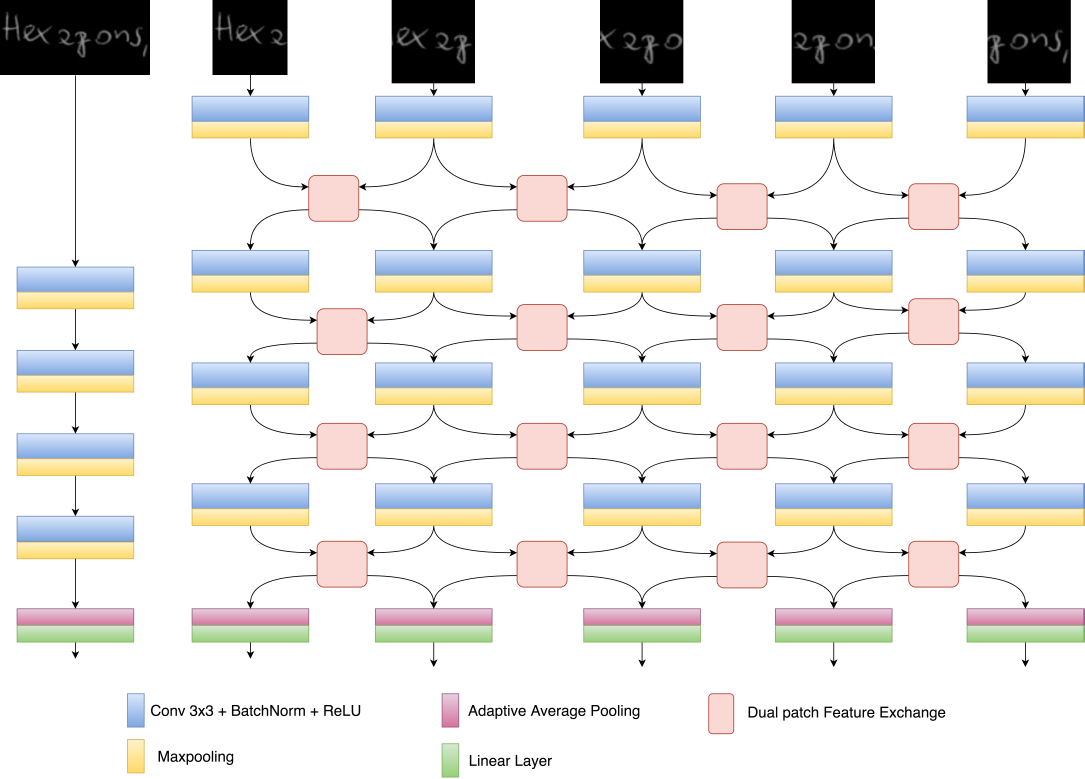
#> input picture Patch_D.png, 6505 x 4670 px, given in place of 41.jpg, which was not available (shown at 1/6 size); the run also reads 1 picture not shown here
$ jupyter execute --allow-errors 'siamese(1).ipynb'   (text cells are left out)
#> lines starting #> are read from the running program, lines starting #| are printed output that depends on the picture; pictures that were not available may be replaced by others from this repository, and a replacement may not be noted
[cell 1]
import itertools
import random
from collections import defaultdict
import os
import pandas as pd
import matplotlib.pyplot as plt
import numpy as np

[cell 2]
from google.colab import drive
drive.mount('/content/drive')

[cell 3]
data_path = '/content/drive/MyDrive/6390HCI/data'

# List all writers' directories
writers = [w for w in os.listdir(data_path) if os.path.isdir(os.path.join(data_path, w)) and not w.startswith('.')]

print(writers)

[cell 4]
writers_in_data = os.listdir(data_path)
writer_sample_files_in_data = {writer: os.listdir(os.path.join(data_path, writer))[:5] for writer in writers_in_data}

writers_in_data, writer_sample_files_in_data

[cell 5]
import matplotlib.pyplot as plt
import cv2

# Function to load and display a sample image from each writer
def display_sample_images(writers, writer_sample_files, data_path, num_samples=2):
    fig, axes = plt.subplots(len(writers), num_samples, figsize=(10, 10))
    fig.subplots_adjust(hspace=0.5, wspace=0.2)

    for i, writer in enumerate(writers):
        for j, file in enumerate(writer_sample_files[writer][:num_samples]):
            img_path = os.path.join(data_path, writer, file)
            img = cv2.imread(img_path)
            img = cv2.cvtColor(img, cv2.COLOR_BGR2RGB)  # Convert from BGR to RGB
            axes[i, j].imshow(img)
            axes[i, j].axis('off')
            if j == 0:
                axes[i, j].set_title(writer)

    plt.show()

# Displaying sample images
#> (the rest of this cell did not finish here and is left out)

[cell 6]
# Function to enhance contrast using Adaptive Histogram Equalization (AHE)
# [15 lines left out: function enhance_contrast_LAB, not called in this run]

# Function to enhance contrast using Adaptive Histogram Equalization (AHE)
def enhance_contrast_RGB(image, clip_limit=2.0, tile_grid_size=(8, 8)):
    # Convert to YUV color space
    img_yuv = cv2.cvtColor(image, cv2.COLOR_RGB2YUV)

    # Apply AHE to the Y channel
    clahe = cv2.createCLAHE(clipLimit=clip_limit, tileGridSize=tile_grid_size)
    img_yuv[:,:,0] = clahe.apply(img_yuv[:,:,0])

    # Convert back to RGB
    img_output = cv2.cvtColor(img_yuv, cv2.COLOR_YUV2RGB)
    return img_output

# Function to apply histogram equalization
# [19 lines left out: functions equalize_histogram, sharpening, not called in this run]

# Function to normalize image
def normalize_image(image):
    return image / 255.0

[cell 7]
# Display original, contrast-enhanced, and normalized images
def display_preprocessed_images(image_path, clip_limit=2.0, tile_grid_size=(8, 8)):
    # Load image
    img = cv2.imread(image_path)
    img_rgb = cv2.cvtColor(img, cv2.COLOR_BGR2RGB)

    # Enhance contrast
    img_contrast_enhanced = enhance_contrast_RGB(img_rgb, clip_limit, tile_grid_size)

    # Normalize
    img_normalized = normalize_image(img_contrast_enhanced)

    # Display
    fig, axes = plt.subplots(1, 3, figsize=(15, 5))
    axes[0].imshow(img_rgb)
    axes[0].set_title('Original Image')
    axes[1].imshow(img_contrast_enhanced)
    axes[1].set_title('Contrast Enhanced')
    axes[2].imshow(img_normalized)
    axes[2].set_title('Normalized')

    for ax in axes:
        ax.axis('off')

    plt.show()

# Sample paths for different writers
sample_image_paths = [
    os.path.join(data_path, 'Monica', '0.jpg'),
    os.path.join(data_path, 'yongsong', 'yongsong_5_26.jpg'),
    os.path.join(data_path, 'MOH', '60.jpg'),
    os.path.join(data_path, 'D', 'D_5_11.jpg'),
]

# Display preprocessed images for the sample paths
#> (the rest of this cell did not finish here and is left out)

[cell 8]
def resize_and_pad(image, size, pad_value='edge'):
    # Keeping the aspect ratio and padding
#> called with image = array of shape (4670, 6505, 3), size = 100, pad_value = 'edge'
    h, w, _ = image.shape
#> h = 4670; w = 6505
    if h > w:
        new_h, new_w = size, int(w * size / h)
    else:
        new_h, new_w = int(h * size / w), size
#> new_h = 71; new_w = 100

    resized_image = cv2.resize(image, (new_w, new_h), interpolation=cv2.INTER_AREA)
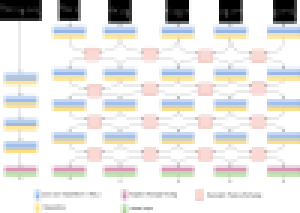
#> resized_image: shape (71, 100, 3) (shown 3 times larger); mean R, G, B 229.5, 228.3, 226.4

    # Padding
    if pad_value == 'edge':
        # Using edge values for padding
        pad_value = resized_image[0, 0].tolist()
#> pad_value = [0, 0, 0]

    padded_image = np.full((size, size, 3), pad_value, dtype=np.uint8)
#> padded_image: shape (100, 100, 3); every value is 0
    y_offset = (size - new_h) // 2
#> y_offset = 14
    x_offset = (size - new_w) // 2
#> x_offset = 0

    padded_image[y_offset:y_offset+new_h, x_offset:x_offset+new_w] = resized_image
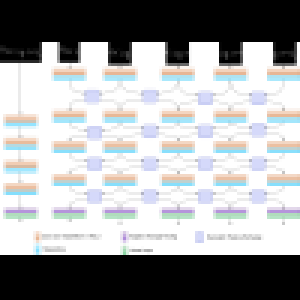
#> padded_image: shape (100, 100, 3) (shown 3 times larger); mean of channels 0, 1, 2 162.9, 162.1, 160.7; drawn as B, G, R

    return padded_image

[cell 9]
# Sample image paths
sample_paths = ['/content/drive/MyDrive/6390HCI/data/Monica/69.jpg']
print(sample_paths)

# Display original and resized+padded images
plt.figure(figsize=(12, 4))

for i, img_path in enumerate(sample_paths):
    # Load image
    img = cv2.imread(img_path)
    img_rgb = cv2.cvtColor(img, cv2.COLOR_BGR2RGB)

    # Apply resize_and_pad function
    resized_img = resize_and_pad(img_rgb, 100) # Example size = 100

    print(img.shape)
#| (4670, 6505, 3)
    print(resized_img.shape)
#| (100, 100, 3)

    # Display images
    plt.subplot(len(sample_paths), 2, 2*i + 1)
    plt.imshow(img_rgb)
    plt.title(f'Original {i+1}')
    plt.axis('off')

    plt.subplot(len(sample_paths), 2, 2*i + 2)
    plt.imshow(resized_img)
    plt.title(f'Resized & Padded {i+1}')
    plt.axis('off')

plt.tight_layout()
plt.show()
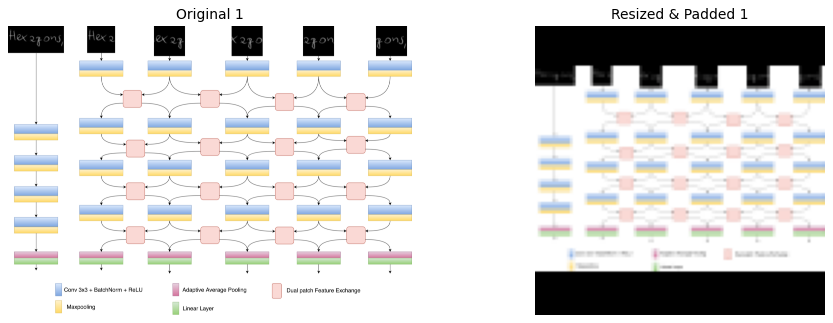
#> figure drawn by matplotlib, 2 panels

[cell 10]
import random
import numpy as np
import torch

# Set the seed for random processes
seed_value = 21
random.seed(seed_value)
np.random.seed(seed_value)
torch.manual_seed(seed_value)
#> (this line was passed over: torch is not available in this run)

def create_pairs(data_path, writers, num_pairs_per_writer=100):
#> called with data_path = '/content/drive/MyDrive/6390HCI/data', num_pairs_per_writer = 100
    positive_pairs = []
    negative_pairs = []
    positive_labels = []
    negative_labels = []

    # Loop over each writer
    for writer in writers:
        writer_folder_path = os.path.join(data_path, writer)
        writer_images = os.listdir(writer_folder_path)

        # Create positive pairs for the current writer
        for _ in range(num_pairs_per_writer):
            img1_name, img2_name = random.sample(writer_images, 2)
            img1_path = os.path.join(writer_folder_path, img1_name)
            img2_path = os.path.join(writer_folder_path, img2_name)
            positive_pairs.append((img1_path, img2_path))
            positive_labels.append(1)

        # Create negative pairs
        other_writers = [w for w in writers if w != writer]
        for _ in range(num_pairs_per_writer):
            img1_name = random.choice(writer_images)
            img1_path = os.path.join(writer_folder_path, img1_name)

            other_writer = random.choice(other_writers)
            other_writer_folder = os.path.join(data_path, other_writer)
            img2_name = random.choice(os.listdir(other_writer_folder))
            img2_path = os.path.join(other_writer_folder, img2_name)

            negative_pairs.append((img1_path, img2_path))
            negative_labels.append(0)

    # Combining positive and negative pairs and shuffling them
    all_pairs = positive_pairs + negative_pairs
    all_labels = positive_labels + negative_labels

    # Shuffle pairs and labels in unison
    combined = list(zip(all_pairs, all_labels))
    random.shuffle(combined)
    all_pairs[:], all_labels[:] = zip(*combined)

    return all_pairs, all_labels, combined

# For the sake of this example, let's use a subset of writers to create pairs
selected_writers = ['Monica', 'yongsong', 'MOH', 'Denvour', 'B', 'C', 'D', 'Grant']

# Create image pairs
#> (the rest of this cell did not finish here and is left out)

[cell 11]
# Visualizing some of the pairs along with their labels in a unified manner with adjusted label positioning
fig, axs = plt.subplots(4, 2, figsize=(14, 14))

# Selecting a few pairs to visualize
#> (the rest of this cell did not finish here and is left out)

[cell 12]
from sklearn.model_selection import train_test_split

# Split the pairs and labels into training and validation sets (80% training, 20% validation)
#> (the rest of this cell did not finish here and is left out)

[cell 13]
import torch
import torch.nn as nn
import torch.nn.functional as F

# Define the backbone model: A simple CNN
class SimpleCNN(nn.Module):
    def __init__(self):
        super(SimpleCNN, self).__init__()
        self.conv1 = nn.Conv2d(3, 64, kernel_size=3, padding=1)
        self.pool = nn.MaxPool2d(kernel_size=2, stride=2)
        self.conv2 = nn.Conv2d(64, 128, kernel_size=3, padding=1)
        self.fc1 = nn.Linear(128 * 16 * 16, 256)  # Assuming image size is 64x64

    # [6 lines left out: function forward, not called in this run]

# Define the Siamese Network
class SiameseNetwork(nn.Module):
    # [16 lines left out: functions __init__, forward, not called in this run]

# Initialize the models
#> (the rest of this cell did not finish here and is left out)

[cell 14]
import torch
from torch.utils.data import Dataset, DataLoader
from torchvision import transforms
from PIL import Image

class SiameseDataset(Dataset):
    # [4 lines left out: function __init__, not called in this run]

    def __len__(self):
        return len(self.labels)

    # [14 lines left out: function __getitem__, not called in this run]

# Define image transformations (to tensor and normalization)
#> (the rest of this cell did not finish here and is left out)

[cell 15]
import torch.optim as optim

# Contrastive Loss
class ContrastiveLoss(nn.Module):
    def __init__(self, margin):
        super(ContrastiveLoss, self).__init__()
        self.margin = margin

    # [22 lines left out: functions forward, train_siamese_network, not called in this run]


# Example usage (ensure to run on local machine with GPU/CPU compatible with PyTorch)
# train_siamese_network(siamese_net, train_loader)

#> (a cell that did not finish here is left out)

[cell 17]
# [27 lines left out: function predict_similarity, not called in this run]

[cell 18]
i1 = Image.open('/content/drive/MyDrive/6390HCI/data/Denvour/41.jpg')
#> i1 is the input picture: PIL image 6505x4670 RGBA; mean R, G, B, A 229.5, 228.3, 226.4, 255
#> (the rest of this cell did not finish here and is left out)

[cell 19]
# Function to create positive and negative pairs
def create_pairs(data_path, writers):
#> called with data_path = '/content/drive/MyDrive/6390HCI/data'
    all_pairs = []
#> all_pairs = []
    all_labels = []

    # List all writers' directories
    writers = [w for w in os.listdir(data_path) if os.path.isdir(os.path.join(data_path, w)) and not w.startswith('.')]

    # Creating pairs
    for writer in writers:
        writer_path = os.path.join(data_path, writer)
        writer_imgs = [img for img in os.listdir(writer_path) if not img.startswith('.') and not os.path.isdir(os.path.join(writer_path, img))]

        # Positive pairs (same writer)
        pos_pairs = list(itertools.combinations(writer_imgs, 2))  # All possible pairs of images from the same writer
        pos_pairs = [(os.path.join(writer, img1), os.path.join(writer, img2)) for img1, img2 in pos_pairs]
        pos_labels = [1] * len(pos_pairs)

        # Negative pairs (different writers)
        other_writers = [w for w in writers if w != writer]
        neg_pairs = []
        for other_writer in other_writers:
            other_writer_path = os.path.join(data_path, other_writer)
            other_writer_imgs = [img for img in os.listdir(other_writer_path) if not img.startswith('.') and not os.path.isdir(os.path.join(other_writer_path, img))]
            for img1 in writer_imgs:
                for img2 in other_writer_imgs:
                    neg_pairs.append((os.path.join(writer, img1), os.path.join(other_writer, img2)))
        neg_labels = [0] * len(neg_pairs)

        # Concatenating positive and negative pairs
        all_pairs.extend(pos_pairs + neg_pairs)
        all_labels.extend(pos_labels + neg_labels)

    return all_pairs, all_labels

[cell 20]
# Creating the pairs
pairs, labels = create_pairs(data_path, writers)
#> pairs = []; labels = []

df = pd.DataFrame({'pair': pairs, 'label': labels})
#> df = table of 0 rows and 2 columns

# Shuffling and splitting the data into train, val, and test
train_ratio, val_ratio, test_ratio = 0.7, 0.2, 0.1
train_df = df.sample(frac=train_ratio, random_state=42)
#> train_df = table of 0 rows and 2 columns
remaining_df = df.drop(train_df.index)
#> remaining_df = table of 0 rows and 2 columns
val_df = remaining_df.sample(frac=val_ratio/(val_ratio + test_ratio), random_state=42)
#> val_df = table of 0 rows and 2 columns
test_df = remaining_df.drop(val_df.index)
#> test_df = table of 0 rows and 2 columns

# Displaying the number of pairs in each set
len(train_df), len(val_df), len(test_df)
#> Out = (0, 0, 0)

[cell 21]
print(len(pairs))
#| 0
